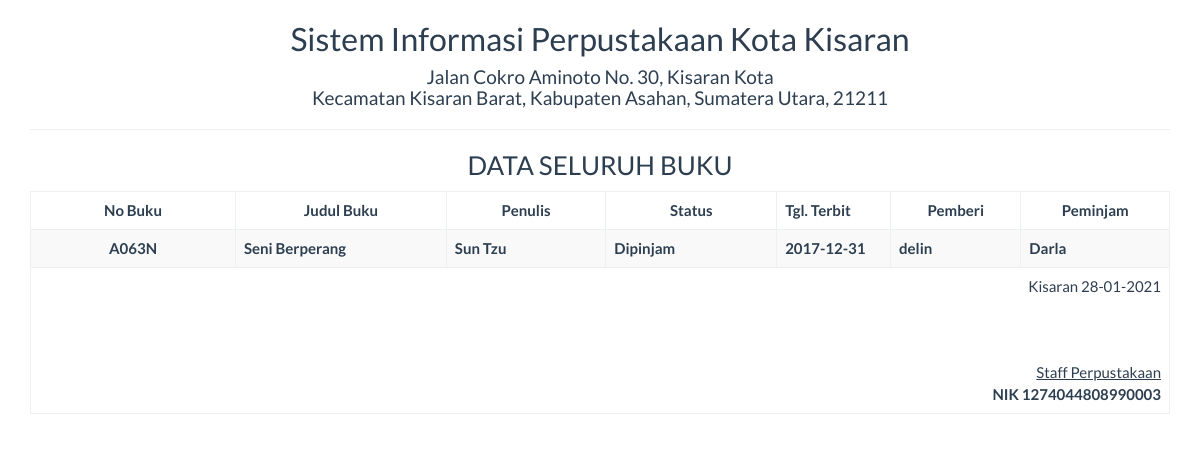
The page /report/arsip_satu.php on the database its author committed.
### tables this page shows
CREATE TABLE `tbl_buku` (
  `id` int(5) NOT NULL,
  `penulis_buku` varchar(50) NOT NULL,
  `judul_buku` varchar(200) NOT NULL,
  `no_buku` varchar(200) NOT NULL,
  `tgl_terbit` date NOT NULL,
  `peminjam` varchar(50) NOT NULL,
  `pemberi` varchar(50) NOT NULL,
  `status` varchar(25) NOT NULL,
  `keterangan` varchar(100) NOT NULL
);

### report/arsip_satu.php (the view, shortened to what this page needs)
<!DOCTYPE html>
<html>
    <head>
        <link href="../Assets/css/bootstrap.min.css" rel="stylesheet" type="text/css"/>
    </head>
    <body onload="print()">
        <?php
        include '../config/koneksi.php';
        $sql = "SELECT * FROM tbl_buku WHERE id='" . $_GET ['id'] . "'";
        $query = mysqli_query($koneksi, $sql) or die("SQL Detail error");
        $data = mysqli_fetch_array($query);
        ?>
        <div class="container">
            <div class='row'>
                <div class="col-sm-12">
                    <div class="text-center">
                        <h2>Sistem Informasi Perpustakaan Kota Kisaran </h2>
                        <h4>Jalan Cokro Aminoto No. 30, Kisaran Kota <br> Kecamatan Kisaran Barat, Kabupaten Asahan, Sumatera Utara, 21211</h4>
                        <hr>
                        <h3>DATA SELURUH BUKU</h3>
                        <table class="table table-bordered table-striped table-hover">
                        <thead>
                                <tr>
                                    <th width="18%"><center>No Buku</center></th>
                                    <th><center>Judul Buku</center></th>
                                    <th width="14%"><center>Penulis</center></th>
                                    <th width="15%"><center>Status</center></th>
                                    <th width="10%">Tgl. Terbit</th>
                                    <th><center>Pemberi</center></th>
                                    <th><center>Peminjam</center></th>
                                </tr>
                        </thead>
                        <tbody>
                            <tr>
                                    <th width="18%"><center><?php echo $data['no_buku']  ?></center></th>
                                    <th><?php echo $data['judul_buku']  ?></th>
                                    <th width="14%"><?php echo $data['penulis_buku']  ?></th>
                                    <th width="15%"><?php echo $data['status']  ?></th>
                                    <th width="10%"><?php echo $data['tgl_terbit']  ?></th>
                                    <th><?php echo $data['pemberi']  ?></th>
                                    <th> <?php echo $data['peminjam']  ?></th>
                            </tr>
                        </tbody>
                            <tfoot>
                                <tr>
                                    <td colspan="8" class="text-right">
                                        Kisaran  <?= date("d-m-Y") ?>
                                        <br><br><br><br>
                                        <u>Staff Perpustakaan<strong></u><br>
                                        NIK 1274044808990003
									</td>
								</tr>
							</tfoot>
                        </table>
                    </div>
                </div>
            </div>
    </body>
</html>

### rows shown on the page
tbl_buku: no_buku "A063N", judul_buku "Seni Berperang", penulis_buku "Sun Tzu", status "Dipinjam", tgl_terbit "2017-12-31", pemberi "delin", peminjam "Darla"
